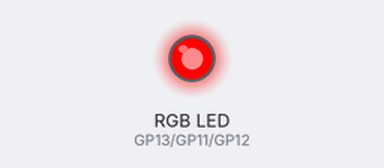
This program was run on a simulated Raspberry Pi Pico running MicroPython. On the bench: an RGB LED mixed from three pins (HIGH = lit). At 1.0 s the program stops and its outputs stay as they are.

Above: at 0.1 s.
At 1.1 s:
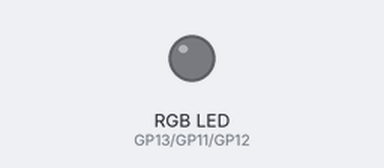
Timing chart, 0 to 2.5 s (numbered marks = the images above):
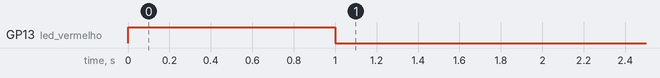

Measured:
- by itself, GP13 (led_vermelho): LOW → HIGH at 0.00 s, → LOW 1.0 s later

The program:

desligar_led.py
```python
# desligar_led.py
# Desliga o LED RGB
# Bloco: Desligar LED da cor

from machine import Pin, PWM

# Configuração dos pinos do LED RGB
LED_RED = 13   # GPIO13 - Vermelho
LED_GREEN = 11 # GPIO11 - Verde
LED_BLUE = 12  # GPIO12 - Azul

# Inicializa os LEDs com PWM
led_vermelho = PWM(Pin(LED_RED), freq=1000)
led_verde = PWM(Pin(LED_GREEN), freq=1000)
led_azul = PWM(Pin(LED_BLUE), freq=1000)

def desligar_led(cor=None):
    """
    Desliga o LED RGB ou uma cor específica.

    Args:
        cor: Tupla (R, G, B) opcional. Se especificada, desliga apenas as cores presentes.
             Se None, desliga todas as cores.
    """
    if cor is None:
        led_vermelho.duty_u16(0)
        led_verde.duty_u16(0)
        led_azul.duty_u16(0)
    else:
        if cor[0] > 0:
            led_vermelho.duty_u16(0)
        if cor[1] > 0:
            led_verde.duty_u16(0)
        if cor[2] > 0:
            led_azul.duty_u16(0)

def desligar_todos_leds():
    """Desliga todos os LEDs RGB."""
    led_vermelho.duty_u16(0)
    led_verde.duty_u16(0)
    led_azul.duty_u16(0)

# Exemplo de uso
if __name__ == "__main__":
    import time

 # Liga o LED na cor vermelha
    led_vermelho.duty_u16(255 * 257)
    time.sleep(1)

 # Desliga o LED
    desligar_todos_leds()
```
